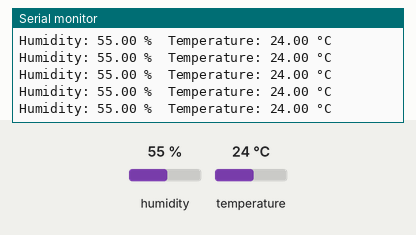
The sketch below on a simulated ESP8266 (NodeMCU). Parts: the last lines printed to the serial monitor. Inputs (shaded band) come from the test bench; at power-on: humidity 55 %, temperature 24 °C.

Above: at 3.8 s.
3.9 s: humidity set to 22 %
At 5.9 s:
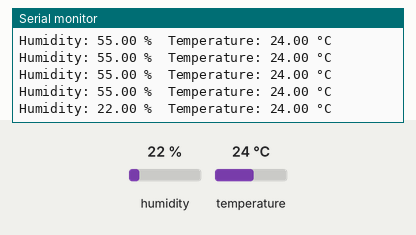
7.0 s: temperature set to 12 °C
At 8.2 s:
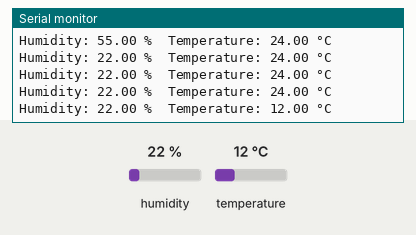
10.1 s: humidity set to 40 %
At 12.0 s:
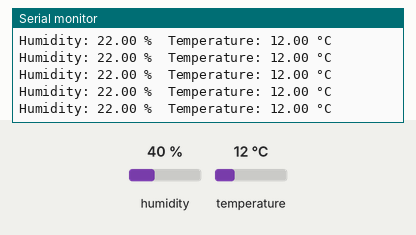
Timing chart, 0 to 13.5 s (numbered marks = the images above; inputs shaded):
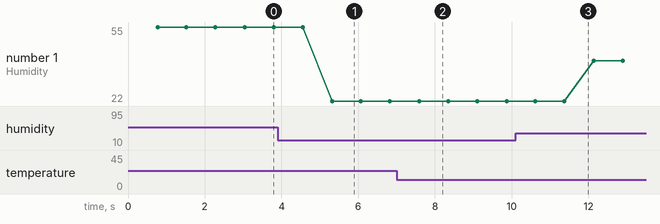

Measured:
- after the input at 3.9 s, the serial monitor: prints a new line after 1.4 s (image 1)
- after the input at 7.0 s, the serial monitor: prints a new line after 0.60 s (image 2)
- plotted number 1: 55 → 22 after the input at 3.9 s, 22 → 40 after the input at 10.1 s

The sketch:

esp_temp.ino
```cpp
#include <ESP8266WiFi.h>

#include <Adafruit_Sensor.h>

#include <DHT.h>


// Define DHT sensor type and GPIO pin

#define DHTTYPE DHT11  // Change to DHT22 if using DHT22

#define DHTPIN D4          // GPIO pin connected to the DHT sensor


// Initialize DHT sensor

DHT dht(DHTPIN, DHTTYPE);


void setup() {

  // Start serial communication

  Serial.begin(115200);

  Serial.println("DHT Sensor Reading");


  // Initialize the DHT sensor

  dht.begin();

}


void loop() {

  // Wait a few seconds between measurements

  delay(750);


  // Reading temperature or humidity takes about 250 milliseconds

  // Sensor readings may also be up to 2 seconds 'old' (its a very slow sensor)

  float humidity = dht.readHumidity();

  float temperature = dht.readTemperature(); // Temperature in Celsius

  // float temperatureF = dht.readTemperature(true); // Temperature in Fahrenheit


  // Check if any reads failed and exit early (to try again)

  if (isnan(humidity) || isnan(temperature)) {

        Serial.println("Failed to read from DHT sensor!");

        return;

  }


  // Print results to the Serial Monitor

  Serial.print("Humidity: ");

  Serial.print(humidity);

  Serial.print(" %\t");

  Serial.print("Temperature: ");

  Serial.print(temperature);

  Serial.println(" °C");

  // Serial.print(temperatureF);

  // Serial.println(" °F");


}
```
